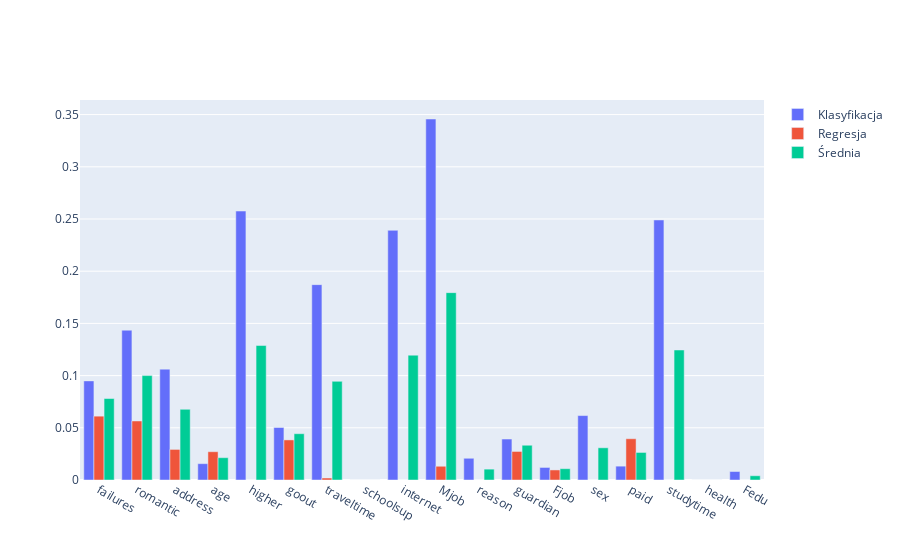

The cell this chart's notebook holds for it:
### Code cell
fig5 = go.Figure(
    data = [
        fig2,
        fig3,
        fig4
    ]
)
fig5.show()

### Figure 1 — Plotly figure (JSON) as saved in the notebook; plotly's stock layout.template omitted (floating-point values rounded to 4 significant figures)
{"data": [{"name": "Klasyfikacja", "type": "bar", "x": ["failures", "romantic", "address", "age", "higher", "goout", "traveltime", "schoolsup", "internet", "Mjob", "reason", "guardian", "Fjob", "sex", "paid", "studytime", "health", "Fedu"], "y": [0.09494, 0.1435, 0.1062, 0.01565, 0.2576, 0.05028, 0.1871, 0, 0.2392, 0.3458, 0.02081, 0.03924, 0.01202, 0.06171, 0.01326, 0.2491, 0, 0.008118]}, {"name": "Regresja", "type": "bar", "x": ["failures", "romantic", "address", "age", "higher", "goout", "traveltime", "schoolsup", "internet", "Mjob", "reason", "guardian", "Fjob", "sex", "paid", "studytime", "health", "Fedu"], "y": [0.06115, 0.05653, 0.0293, 0.0271, 0, 0.0384, 0.001893, 0, 0, 0.01316, 0, 0.02734, 0.009629, 0, 0.03952, 0, 0, 0]}, {"name": "Średnia", "type": "bar", "x": ["failures", "romantic", "address", "age", "higher", "goout", "traveltime", "schoolsup", "internet", "Mjob", "reason", "guardian", "Fjob", "sex", "paid", "studytime", "health", "Fedu"], "y": [0.07805, 0.1, 0.06774, 0.02137, 0.1288, 0.04434, 0.09451, 0, 0.1196, 0.1795, 0.01041, 0.03329, 0.01083, 0.03086, 0.02639, 0.1245, 0, 0.004059]}], "layout": {}}
